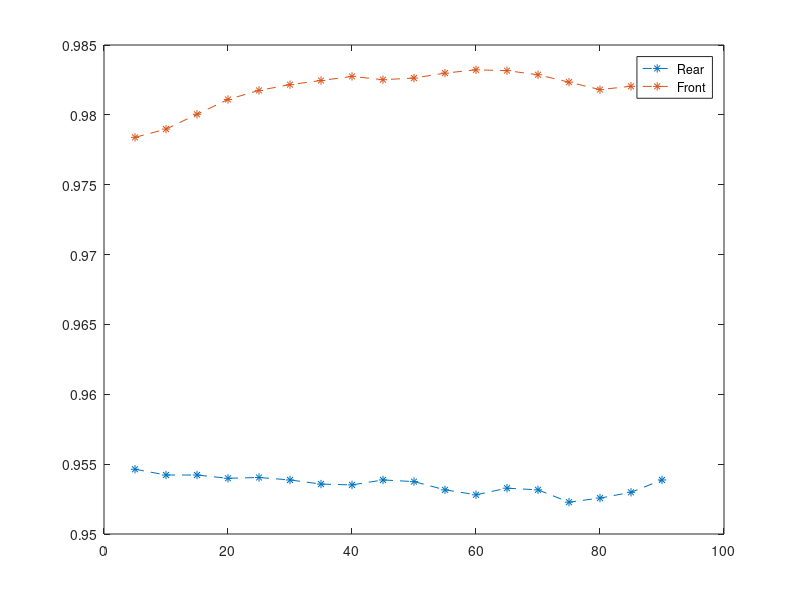
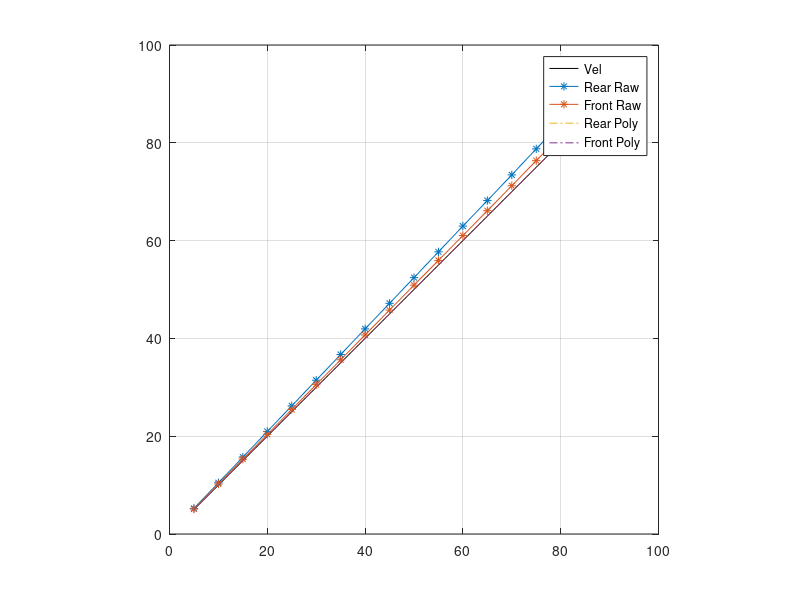
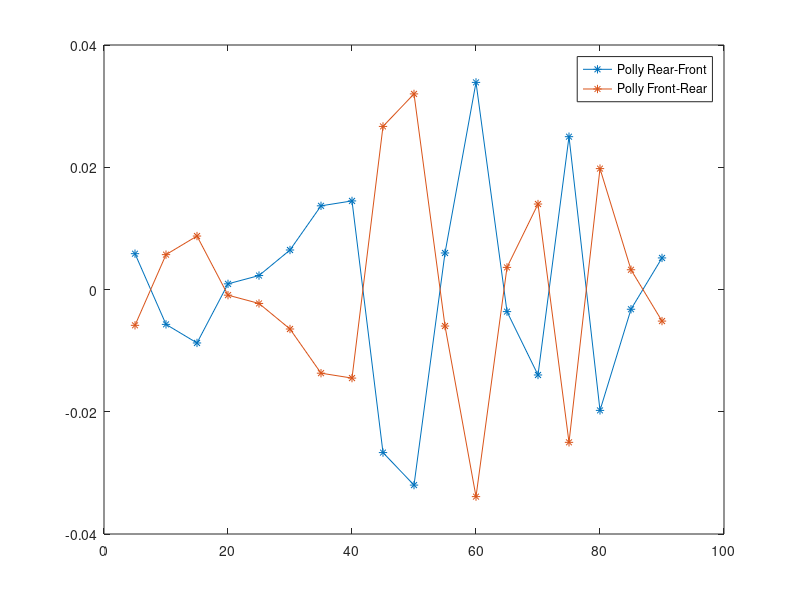

The MATLAB source for these figures, in order:
%%
% [StepRun] Speed Ratios Average: Rear=0.956565 Front=1.000382
vel = [ ...
5.00, ...
10.00, ...
15.00, ...
20.00, ...
25.00, ...
30.00, ...
35.00, ...
40.00, ...
45.00, ...
50.00, ...
55.00, ...
60.00, ...
65.00, ...
70.00, ...
75.00, ...
80.00, ...
85.00, ...
90.00, ...
];

r_vel = [ ...
5.237604, ...
10.479738, ...
15.719607, ...
20.964657, ...
26.204202, ...
31.450872, ...
36.704025, ...
41.950050, ...
47.176308, ...
52.424599, ...
57.702722, ...
62.971790, ...
68.185693, ...
73.439828, ...
78.758590, ...
83.983170, ...
89.193482, ...
94.352616, ...
];

f_vel = [ ...
5.110435, ...
10.214716, ...
15.305486, ...
20.385244, ...
25.464726, ...
30.544833, ...
35.624948, ...
40.702016, ...
45.800757, ...
50.883624, ...
55.951848, ...
61.023742, ...
66.113018, ...
71.219985, ...
76.348336, ...
81.482230, ...
86.554083, ...
91.601514, ...
];

r_ratio = [ ...
0.954635, ...
0.954222, ...
0.954222, ...
0.953987, ...
0.954045, ...
0.953869, ...
0.953574, ...
0.953515, ...
0.953869, ...
0.953751, ...
0.953161, ...
0.952808, ...
0.953279, ...
0.953161, ...
0.952277, ...
0.952572, ...
0.952984, ...
0.953869, ...
];

f_ratio = [ ...
0.978390, ...
0.978980, ...
0.980041, ...
0.981102, ...
0.981750, ...
0.982163, ...
0.982458, ...
0.982752, ...
0.982517, ...
0.982634, ...
0.982988, ...
0.983224, ...
0.983165, ...
0.982870, ...
0.982340, ...
0.981809, ...
0.982045, ...
0.982517, ...
];

% Plot ratios
figure;
plot(vel', [r_ratio',f_ratio'], '*--')
legend('Rear','Front');

% Do ls fit
b_r = regress(vel',[ones(length(vel),1) r_vel']);
b_f = regress(vel',[ones(length(vel),1) f_vel']);
% print
fprintf('{%0.15f, %0.15f}\r', b_r(2), b_r(1));
fprintf('{%0.15f, %0.15f}\r', b_f(2), b_f(1));

% % Do polyfit 3rd
% % rear
% p_r = polyfit(r_vel, vel, 3);
% p_r_s = p_r(1).*r_vel.^3 + p_r(2).*r_vel.^2 + p_r(3).*r_vel.^1 + p_r(4);
% % front
% p_f = polyfit(f_vel, vel, 3);
% p_f_s = p_f(1).*f_vel.^3 + p_f(2).*f_vel.^2 + p_f(3).*f_vel.^1 + p_f(4);
% % print
% fprintf('%0.15f,\r', p_r);
% fprintf('%0.15f,\r', p_f);

% Do polyfit 4th
% rear
p_r = polyfit(r_vel, vel, 4);
p_r_s = p_r(1).*r_vel.^4 + p_r(2).*r_vel.^3 + p_r(3).*r_vel.^2 + p_r(4).*r_vel.^1 + p_r(5);
% front
p_f = polyfit(f_vel, vel, 4);
p_f_s = p_f(1).*f_vel.^4 + p_f(2).*f_vel.^3 + p_f(3).*f_vel.^2 + p_f(4).*f_vel.^1 + p_f(5);
% print
fprintf('poly rear\r');
fprintf('%0.15f,\r', p_r);
fprintf('poly front\r');
fprintf('%0.15f,\r', p_f);

% p_rlot raw velocities
figure;
plot(vel', vel', 'k');
hold on
plot(vel', [r_vel',f_vel'], '*-')
% Plot polly fit corrected vels
plot(vel', [p_r_s', p_f_s'], '-.');
legend('Vel', 'Rear Raw','Front Raw','Rear Poly','Front Poly');
axis square
grid on

% Plot polly diff
figure
plot(vel', [diff([p_f_s', p_r_s'],1,2),diff([p_r_s', p_f_s'],1,2)], '*-')
legend('Polly Rear-Front','Polly Front-Rear');

%vel_raw = [r_vel', f_vel'];
%vel_lin = [r_vel', f_vel'];
%vel_scale = [r_vel', f_vel'];
% figure
% plot(vel', [vel_raw,vel_lin,vel_scale], '*-')
% legend('Rear_Raw','Front_Raw','Rear_Lin','Front_Lin','Rear_Scale','Front_Scale')
% axis square
% 
% figure
% plot(vel', [diff(vel_lin,1,2),diff(vel_scale,1,2)], '*-')
% legend('Diff_Lin','Diff_Scale')

